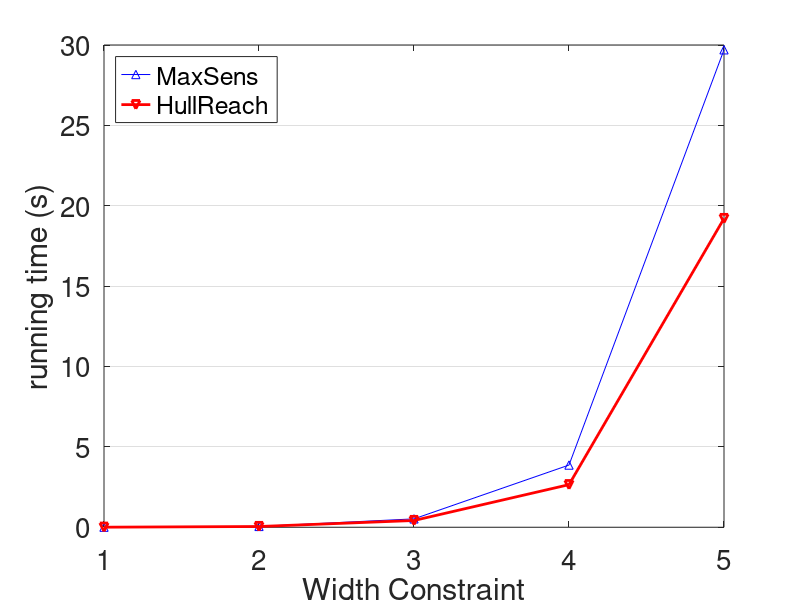

Reproduce this figure in MATLAB.
x=1:1:5;%x轴上的数据，第一个值代表数据开始，第二个值代表间隔，第三个值代表终止
a=[0.00471,0.05139,0.52105,3.86892,29.7023]; %a数据y值
b=[0.00326,0.04577,0.41940,2.64940,19.2064]; %b数据y值
plot(x,a,'-^b',x,b,'-vr','linewidth',2); %线性，颜色，标记
axis([1,5,0,30])  %确定x轴与y轴框图大小
set(gca,'FontSize',20);%设置坐标轴的数字大小，包括legend文字大小
set(gca,'XTick',[1:1:5]) %x轴范围1-6，间隔1
set(gca,'YTick',[0:5:30]) %y轴范围0-700，间隔100
legend('MaxSens','HullReach','Location','NorthWest');   %右上角标注
xlabel('Width Constraint')  %x轴坐标描述
ylabel('running time (s)') %y轴坐标描述
set(gca,'Ygrid','on')